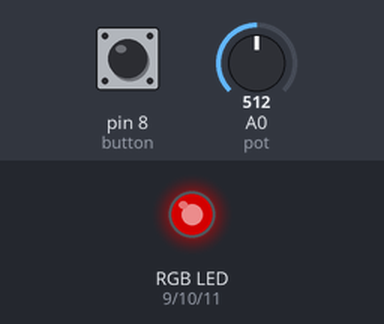
Simulated run of this sketch. Board: Arduino Uno, built with avr-gcc and run on an emulated ATmega328P. Parts: an RGB LED mixed from three pins (HIGH = lit). The test bench sets the inputs (shaded band); at power-on: A0 (pot) = 512, pin 8 (button) LOW. Dim RGB values are drawn brighter than linear.

Above: at 1.2 s.
1.3 s: A0 (pot) set to 716
At 1.9 s:
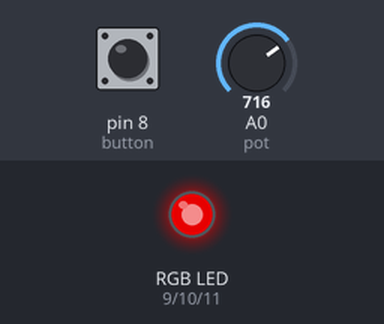
2.8 s: pin 8 (button) pulled HIGH for 0.15 s
At 3.2 s:
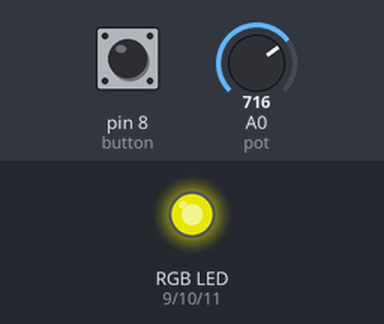
4.4 s: A0 (pot) set to 900
At 5.5 s:
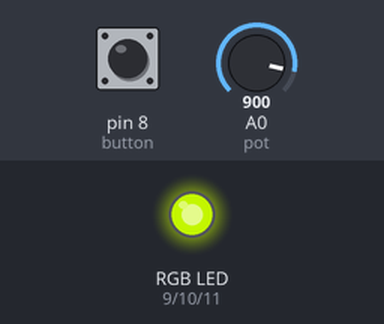
5.9 s: pin 8 (button) pulled HIGH for 1 s
At 6.8 s:
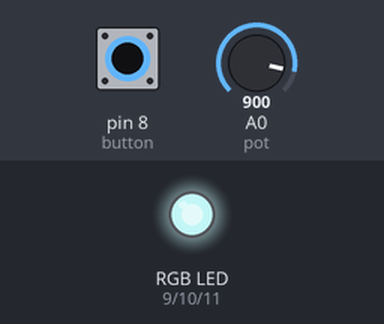
8.4 s: pin 8 (button) pulled HIGH for 0.15 s
At 8.7 s:
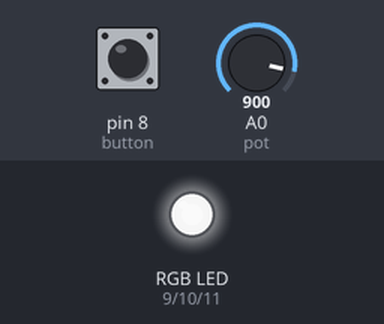
10.0 s: A0 (pot) set to 511
At 10.9 s:
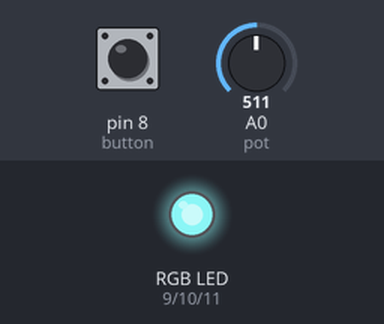
Timing chart, 0 to 12.5 s (numbered marks = the images above; inputs shaded):
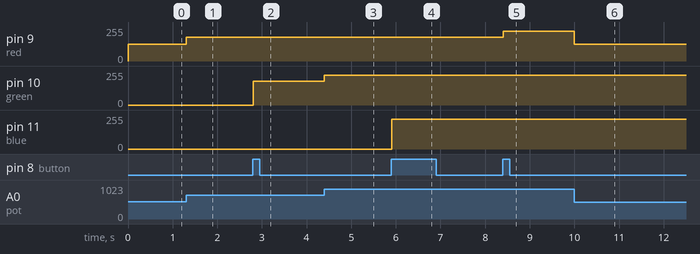

The sketch:

RGBLedPotPWM.ino
```cpp
#define red 9
#define green 10
#define blue 11
#define button 8
#define pot 0

bool lastButton = LOW;
bool currentButton = LOW;
int currentColor = 0;

void setup()
{
  Serial.begin(9600);
  pinMode(red, OUTPUT);
  pinMode(green, OUTPUT);
  pinMode(blue, OUTPUT);
  pinMode(button, INPUT);
  pinMode(pot, INPUT);

  randomSeed(analogRead(1));
}

void loop()
{
  /*
  analogWrite(red, random(255));
  analogWrite(green, random(255));
  analogWrite(blue, random(255));

  delay(100);
  */

  bool currentButton = debounce(lastButton);

  if(currentButton != lastButton && currentButton == HIGH)
  {
    currentColor++;
    if(currentColor == 3) currentColor = 0;
  }
  lastButton = currentButton;

  if(currentColor == 0)
  {
    analogWrite(red, map(analogRead(pot), 0, 1023, 0, 255));
  }
  else if(currentColor == 1)
  {
    analogWrite(green, map(analogRead(pot), 0, 1023, 0, 255));
  }
  else if(currentColor == 2)
  {
    analogWrite(blue, map(analogRead(pot), 0, 1023, 0, 255));
  }
}

bool debounce(bool last)
{
  bool current = digitalRead(button);
  if(last != current)
  {
    delay(5);
    current = digitalRead(button);
  }
  return current;
}
```

Measured:
- after the input at 1.3 s, pin 9 (red): 127/255 → 178/255 at once
- after the input at 2.8 s, pin 10 (green): 0/255 → 178/255 at once
- after the input at 4.4 s, pin 10 (green): 178/255 → 224/255 at once
- after the input at 5.9 s, pin 11 (blue): 0/255 → 224/255 at once
- after the input at 8.4 s, pin 9 (red): 178/255 → 224/255 at once
- after the input at 10.0 s, pin 9 (red): 224/255 → 127/255 at once
